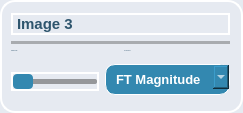
                  <widget class="QFrame" name="frame_18">
                   <property name="styleSheet">
                    <string notr="true">background-color: rgb(230, 234, 241); /* Background color */
    border-radius: 15px; /* Curved borders */
    border: 2px solid #ffffff; /* 3D outline */

    box-shadow: 2px 2px 8px rgba(0, 0, 0, 0.7); /* 3D shadow effect */</string>
                   </property>
                   <property name="frameShape">
                    <enum>QFrame::StyledPanel</enum>
                   </property>
                   <property name="frameShadow">
                    <enum>QFrame::Raised</enum>
                   </property>
                   <layout class="QGridLayout" name="gridLayout_19">
                    <property name="leftMargin">
                     <number>9</number>
                    </property>
                    <item row="1" column="0">
                     <layout class="QHBoxLayout" name="horizontalLayout_49">
                      <property name="spacing">
                       <number>6</number>
                      </property>
                      <property name="sizeConstraint">
                       <enum>QLayout::SetMaximumSize</enum>
                      </property>
                      <item>
                       <widget class="QSlider" name="Slider_weight3_7">
                        <property name="sizePolicy">
                         <sizepolicy hsizetype="Minimum" vsizetype="Fixed">
                          <horstretch>0</horstretch>
                          <verstretch>0</verstretch>
                         </sizepolicy>
                        </property>
                        <property name="styleSheet">
                         <string notr="true">QSlider::groove {
background: rgb(149, 151, 154); /* Color of the track */
border: 0px solid #999; /* Border of the track */
height: 5px; /* Set the height of the track */
border-radius: 2px; /* Round the corners of the track */
}

/* Style for the slider handle (thumb) */
QSlider::handle {
background: #3388b0; /* Color of the handle */
width: 20px; /* Width of the handle */
height: 10px; /* Height of the handle */
margin: -5px 0; /* Negative margin to center the handle vertically */
border-radius: 4px;
border: none;
}

/* Style for the slider handle when pressed */
QSlider::handle:pressed {
background: #1f536b; /* Color of the handle when pressed */
border: 1px solid #3498db; /* Border of the handle when pressed */
}</string>
                        </property>
                        <property name="orientation">
                         <enum>Qt::Horizontal</enum>
                        </property>
                       </widget>
                      </item>
                      <item>
                       <widget class="QComboBox" name="combo1_8">
                        <property name="cursor">
                         <cursorShape>PointingHandCursor</cursorShape>
                        </property>
                        <property name="styleSheet">
                         <string notr="true">QComboBox {
    font-family: &quot;Arial&quot;;
    font-weight: 600; /* Semibold */
    font-size: 10pt; /* Adjust the font size as needed */
 	color: rgb(26, 70, 91);
    border: 1px solid  rgb(26, 70, 91);; /* Set the border to 1px solid white */
	margin-bottom: 5px;
	background-color: #3388b0;   /* Background color for the combo box */
    border: 1px solid #ffffff;   /* Border around the combo box */
    border-radius: 10px;         /* Rounded corners */
    padding: 6px 10px;           /* Padding around the text */
    color: white;               
}

QComboBox::drop-down {
color: rgb(26, 70, 91);
}
QComboBox QAbstractItemView {
    background-color: #rgb(224, 224, 224);   /* Background color for the list */

    selection-background-color: #3f7293; /* Selection color when an item is highlighted */

}</string>
                        </property>
                        <item>
                         <property name="text">
                          <string>FT Magnitude</string>
                         </property>
                        </item>
                        <item>
                         <property name="text">
                          <string>FT Phase</string>
                         </property>
                        </item>
                        <item>
                         <property name="text">
                          <string>FT Real</string>
                         </property>
                        </item>
                        <item>
                         <property name="text">
                          <string>FT Imaginary</string>
                         </property>
                        </item>
                       </widget>
                      </item>
                     </layout>
                    </item>
                    <item row="0" column="0">
                     <layout class="QVBoxLayout" name="verticalLayout_64">
                      <property name="leftMargin">
                       <number>0</number>
                      </property>
                      <item>
                       <widget class="QLabel" name="label_40">
                        <property name="styleSheet">
                         <string notr="true">color: #2e556d;
font-weight:Bold;
font-size: 15px;
</string>
                        </property>
                        <property name="text">
                         <string>Image 3</string>
                        </property>
                       </widget>
                      </item>
                      <item>
                       <widget class="Line" name="line_31">
                        <property name="styleSheet">
                         <string notr="true">/* Line style */

  /* Set the width of the line */
  width: 20px;

  /* Set the height of the line */
  height: 5px;

  /* Set the background color of the line */
  background-color:#a8abaf;

  /* Set the border of the line */
  border: 10px;

  /* Set the border radius of the line */
  border-radius:5px;




</string>
                        </property>
                        <property name="orientation">
                         <enum>Qt::Horizontal</enum>
                        </property>
                       </widget>
                      </item>
                      <item>
                       <layout class="QHBoxLayout" name="horizontalLayout_40">
                        <item>
                         <layout class="QVBoxLayout" name="verticalLayout_65" stretch="0,5">
                          <item>
                           <widget class="QLabel" name="label_32">
                            <property name="font">
                             <font>
                              <pointsize>-1</pointsize>
                             </font>
                            </property>
                            <property name="styleSheet">
                             <string notr="true">color: #2e556d;
font-weight:10000px;
border: None;</string>
                            </property>
                            <property name="text">
                             <string>Original Image</string>
                            </property>
                           </widget>
                          </item>
                          <item>
                           <widget class="QWidget" name="original2_4" native="true">
                            <property name="styleSheet">
                             <string notr="true">border: 3px solid #ffffff;
background-color: #dce3eb;</string>
                            </property>
                           </widget>
                          </item>
                         </layout>
                        </item>
                        <item>
                         <layout class="QVBoxLayout" name="verticalLayout_66" stretch="0,5">
                          <item>
                           <widget class="QLabel" name="label_33">
                            <property name="font">
                             <font>
                              <pointsize>-1</pointsize>
                             </font>
                            </property>
                            <property name="styleSheet">
                             <string notr="true">color: #2e556d;
font-weight:10000px;
border: None;</string>
                            </property>
                            <property name="text">
                             <string>FT Component</string>
                            </property>
                           </widget>
                          </item>
                          <item>
                           <widget class="QWidget" name="component_image2_4" native="true">
                            <property name="styleSheet">
                             <string notr="true">border: 3px solid #ffffff;
background-color: #dce3eb;</string>
                            </property>
                           </widget>
                          </item>
                         </layout>
                        </item>
                       </layout>
                      </item>
                     </layout>
                    </item>
                   </layout>
                  </widget>
